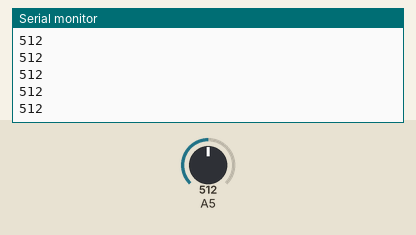
This sketch was run on a simulated Arduino Uno, built with avr-gcc and run on an emulated ATmega328P. Shown: the last lines printed to the serial monitor. The test bench sets the inputs (shaded band); at power-on: A5 = 512.

Above: at 1.2 s.
1.3 s: A5 set to 716
At 2.0 s:
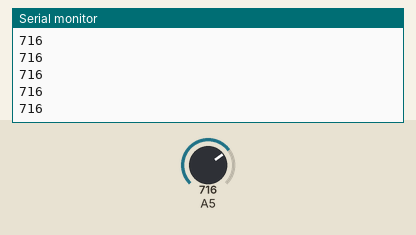
2.8 s: A5 set to 900
At 3.4 s:
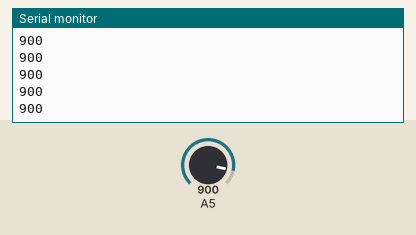
Timing chart, 0 to 5.8 s (numbered marks = the images above; inputs shaded):
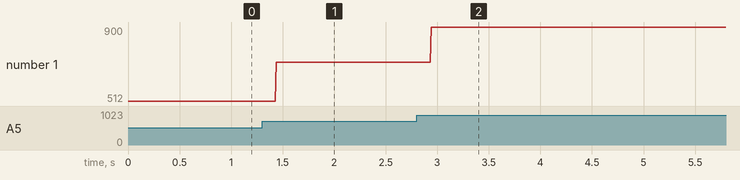

Measured:
- after the input at 1.3 s, the serial monitor: prints a new line after 0.14 s (image 1)
- after the input at 2.8 s, the serial monitor: prints a new line after 0.14 s (image 2)
- plotted number 1: 512 → 716 after the input at 1.3 s, 716 → 900 after the input at 2.8 s

The sketch:

som.ino
```cpp
//Programa: Sensor de som KY-038 para exibir gráficos de áudio

void setup()
{
  Serial.begin(4800); // define o valor de velocidade da transmissão de dados

}
void loop()
{
 int valor_sensor = analogRead(A5);//lê o valor da porta analógica A5 e armazena na variável valor_sensor

   Serial.println(valor_sensor);// imprime o valor armazenado na varriável valor_sensor
}
```
